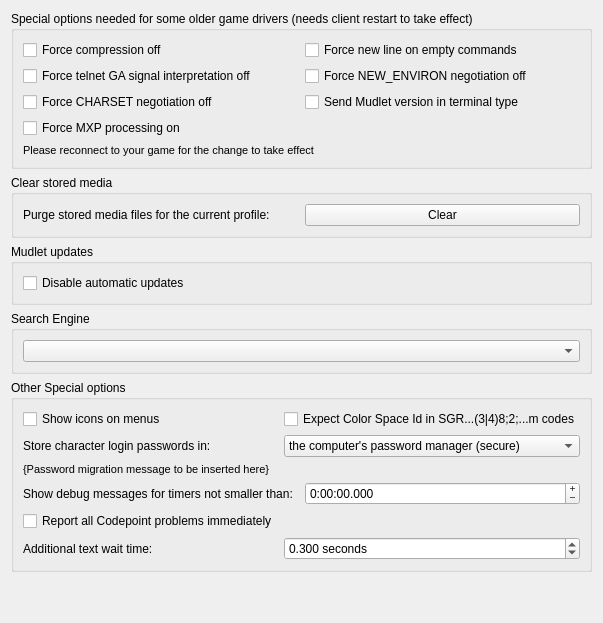
     <widget class="QWidget" name="tab_specialOptions">
      <attribute name="title">
       <string>Special Options</string>
      </attribute>
      <layout class="QVBoxLayout" name="vBoxLayout_tab_specialOptions">
       <item>
        <widget class="QGroupBox" name="groupBox_specialOptions">
         <property name="title">
          <string>Special options needed for some older game drivers (needs client restart to take effect)</string>
         </property>
         <layout class="QGridLayout" name="gridLayout_groupBox_specialOptions">
          <item row="0" column="0">
           <widget class="QCheckBox" name="mFORCE_MCCP_OFF">
            <property name="text">
             <string>Force compression off</string>
            </property>
           </widget>
          </item>
          <item row="0" column="1">
           <widget class="QCheckBox" name="checkBox_mUSE_FORCE_LF_AFTER_PROMPT">
            <property name="toolTip">
             <string>&lt;p&gt;This option adds a line line break &lt;LF&gt; or &quot;
&quot; to your command input on empty commands. This option will rarely be necessary.&lt;/p&gt;</string>
            </property>
            <property name="text">
             <string>Force new line on empty commands</string>
            </property>
           </widget>
          </item>
          <item row="1" column="0">
           <widget class="QCheckBox" name="mFORCE_GA_OFF">
            <property name="text">
             <string>Force telnet GA signal interpretation off</string>
            </property>
           </widget>
          </item>
          <item row="1" column="1">
           <widget class="QCheckBox" name="mForceNewEnvironNegotiationOff">
            <property name="text">
             <string>Force NEW_ENVIRON negotiation off</string>
            </property>
           </widget>
          </item>
          <item row="2" column="0">
           <widget class="QCheckBox" name="mFORCE_CHARSET_NEGOTIATION_OFF">
            <property name="text">
             <string>Force CHARSET negotiation off</string>
            </property>
           </widget>
          </item>
          <item row="2" column="1">
           <widget class="QCheckBox" name="checkBox_mVersionInTTYPE">
            <property name="toolTip">
             <string>&lt;p&gt;Some servers use KaVir’s protocol snippet, which expects the client to provide both its name and a decimal version number during Telnet TTYPE negotiation. However, including a version number is not in accordance with the relevant RFCs as the period character is not permitted therein; so since 2024 Mudlet has stopped sending it by default. As a result, servers that rely on this information may assume Mudlet is version 1.0 or earlier, and consequently restrict color support to 16 colors instead of enabling 256-color mode.&lt;/p&gt;</string>
            </property>
            <property name="text">
             <string>Send Mudlet version in terminal type</string>
            </property>
           </widget>
          </item>
          <item row="3" column="0">
           <widget class="QCheckBox" name="checkBox_mForceMXPProcessorOn">
            <property name="toolTip">
             <string>&lt;p&gt;Some servers do not negotiate Mud eXtension Protocol (MXP). When checked, this preference forces the MXP processor to be enabled. Note: To disable MXP entirely, leave this unchecked and also uncheck MXP in Choose protocols section of the General tab in Settings.&lt;/p&gt;</string>
            </property>
            <property name="text">
             <string>Force MXP processing on</string>
            </property>
           </widget>
          </item>
          <item row="4" column="0" colspan="2">
           <widget class="QLabel" name="need_reconnect_for_specialoption">
            <property name="enabled">
             <bool>true</bool>
            </property>
            <property name="font">
             <font>
              <pointsize>8</pointsize>
             </font>
            </property>
            <property name="mouseTracking">
             <bool>false</bool>
            </property>
            <property name="text">
             <string>Please reconnect to your game for the change to take effect</string>
            </property>
            <property name="textFormat">
             <enum>Qt::AutoText</enum>
            </property>
            <property name="wordWrap">
             <bool>true</bool>
            </property>
           </widget>
          </item>
         </layout>
        </widget>
       </item>
       <item>
        <widget class="QGroupBox" name="groupBox_purgeMediaCache">
         <property name="title">
          <string>Clear stored media</string>
         </property>
         <layout class="QHBoxLayout" name="hBoxLayout_groupBox_purgeMediaCache">
          <item>
           <widget class="QLabel" name="label_purgeMediaCache">
            <property name="toolTip">
             <string>&lt;p&gt;Media files used with Mudlet's Lua API, Mud Client Media Protocol (MCMP), and Mud Sound Protocol (MSP) are cached with the game profile. You can press this button to clear the media cache. For many games the media will get downloaded again upon demand.&lt;/p&gt;</string>
            </property>
            <property name="text">
             <string>Purge stored media files for the current profile:</string>
            </property>
            <property name="buddy">
             <cstring>buttonPurgeMediaCache</cstring>
            </property>
           </widget>
          </item>
          <item>
           <widget class="QPushButton" name="buttonPurgeMediaCache">
            <property name="toolTip">
             <string>&lt;p&gt;Media files used with Mudlet's Lua API, Mud Client Media Protocol (MCMP), and Mud Sound Protocol (MSP) are cached with the game profile. You can press this button to clear the media cache. For many games the media will get downloaded again upon demand.&lt;/p&gt;</string>
            </property>
            <property name="text">
             <string>Clear</string>
            </property>
           </widget>
          </item>
         </layout>
        </widget>
       </item>
       <item>
        <widget class="QGroupBox" name="groupBox_updates">
         <property name="title">
          <string>Mudlet updates</string>
         </property>
         <layout class="QVBoxLayout" name="vBoxLayout_groupBox_updates">
          <item>
           <widget class="QCheckBox" name="checkbox_noAutomaticUpdates">
            <property name="text">
             <string>Disable automatic updates</string>
            </property>
           </widget>
          </item>
         </layout>
        </widget>
       </item>
       <item>
        <widget class="QGroupBox" name="groupbox_searchEngineSelection">
         <property name="title">
          <string>Search Engine</string>
         </property>
         <layout class="QVBoxLayout" name="verticalLayout_searchEngineSelection">
          <item>
           <widget class="QComboBox" name="search_engine_combobox"/>
          </item>
         </layout>
        </widget>
       </item>
       <item>
        <widget class="QGroupBox" name="groupBox_debug">
         <property name="title">
          <string>Other Special options</string>
         </property>
         <layout class="QGridLayout" name="gridLayout_groupBox_debug">
          <item row="0" column="0">
           <widget class="QCheckBox" name="checkBox_showIconsOnMenus">
            <property name="text">
             <string>Show icons on menus</string>
            </property>
            <property name="checkable">
             <bool>true</bool>
            </property>
            <property name="checked">
             <bool>false</bool>
            </property>
            <property name="tristate">
             <bool>true</bool>
            </property>
           </widget>
          </item>
          <item row="0" column="1">
           <widget class="QCheckBox" name="checkBox_expectCSpaceIdInColonLessMColorCode">
            <property name="toolTip">
             <string>&lt;p&gt;Some MUDs use a flawed interpretation of the ANSI Set Graphics Rendition (&lt;b&gt;SGR&lt;/b&gt;) code sequences for 16M color mode which only uses semi-colons and not colons to separate parameter elements i.e. instead of using a code in the form: &lt;br&gt;&lt;tt&gt;\e[&lt;/tt&gt;...&lt;tt&gt;38:2:&lt;/tt&gt;&amp;lt;Color Space Id&amp;gt;&lt;tt&gt;:&lt;/tt&gt;&amp;lt;Red&amp;gt;&lt;tt&gt;:&lt;/tt&gt;&amp;lt;Green&amp;gt;&lt;tt&gt;:&lt;/tt&gt;&amp;lt;Blue&amp;gt;&lt;tt&gt;:&lt;/tt&gt;&amp;lt;Unused&amp;gt;&lt;tt&gt;:&lt;/tt&gt;&amp;lt;Tolerance&amp;gt;&lt;tt&gt;:&lt;/tt&gt;&amp;lt;Tolerance Color Space (0=CIELUV; 1=CIELAB)&amp;gt;&lt;tt&gt;;&lt;/tt&gt;...&lt;tt&gt;m&lt;/tt&gt;&lt;br&gt;where the &lt;i&gt;Color Space Id&lt;/i&gt; is expected to be an empty string to specify the usual (default) case and all of the &lt;i&gt;Parameter Elements&lt;/i&gt; (the &quot;2&quot; and the values in the &lt;tt&gt;&amp;lt;...&amp;gt;&lt;/tt&gt;s) may, technically, be omitted; they use: &lt;br&gt;&lt;tt&gt;\e[&lt;/tt&gt;...&lt;tt&gt;38;2;&lt;/tt&gt;&amp;lt;Red&amp;gt;&lt;tt&gt;;&lt;/tt&gt;&amp;lt;Green&amp;gt;&lt;tt&gt;;&lt;/tt&gt;&amp;lt;Blue&amp;gt;&lt;tt&gt;;&lt;/tt&gt;...&lt;tt&gt;m&lt;/tt&gt;&lt;br&gt;or: &lt;br&gt;&lt;tt&gt;\e[&lt;/tt&gt;...&lt;tt&gt;38;2;&lt;/tt&gt;&amp;lt;Color Space Id&amp;gt;&lt;tt&gt;;&lt;/tt&gt;&amp;lt;Red&amp;gt;&lt;tt&gt;;&lt;/tt&gt;&amp;lt;Green&amp;gt;&lt;tt&gt;;&lt;/tt&gt;&amp;lt;Blue&amp;gt;&lt;tt&gt;;&lt;/tt&gt;...&lt;tt&gt;m&lt;/tt&gt; .&lt;/p&gt;&lt;p&gt;It is not possible to reliably detect the difference between these two so checking this option causes Mudlet to expect the last one with the additional (but empty!) parameter.&lt;/p&gt;</string>
            </property>
            <property name="text">
             <string>Expect Color Space Id in SGR...(3|4)8;2;...m codes</string>
            </property>
           </widget>
          </item>
          <item row="1" column="0">
           <widget class="QLabel" name="label_store_passwords_in">
            <property name="text">
             <string>Store character login passwords in:</string>
            </property>
            <property name="buddy">
             <cstring>comboBox_store_passwords_in</cstring>
            </property>
           </widget>
          </item>
          <item row="1" column="1">
           <widget class="QComboBox" name="comboBox_store_passwords_in">
            <item>
             <property name="text">
              <string>the computer's password manager (secure)</string>
             </property>
            </item>
            <item>
             <property name="text">
              <string>plaintext with the profile (portable)</string>
             </property>
            </item>
           </widget>
          </item>
          <item row="2" column="0" colspan="2">
           <widget class="QLabel" name="label_password_migration_notification">
            <property name="font">
             <font>
              <pointsize>8</pointsize>
             </font>
            </property>
            <property name="text">
             <string notr="true" extracomment="This text does not need to be translated as it is overwritten when used by the associated C++ class dlgProfilePreferences">{Password migration message to be inserted here}</string>
            </property>
           </widget>
          </item>
          <item row="3" column="0" colspan="2">
           <widget class="QWidget" name="widget_timerDebugOutputMinimumInterval" native="true">
            <layout class="QHBoxLayout" name="horizontalLayout_timerDebugOutputMinimumInterval" stretch="0,1">
             <property name="leftMargin">
              <number>0</number>
             </property>
             <property name="topMargin">
              <number>0</number>
             </property>
             <property name="rightMargin">
              <number>0</number>
             </property>
             <property name="bottomMargin">
              <number>0</number>
             </property>
             <item>
              <widget class="QLabel" name="label_timerDebugOutputMinimumInterval">
               <property name="sizePolicy">
                <sizepolicy hsizetype="Preferred" vsizetype="Preferred">
                 <horstretch>1</horstretch>
                 <verstretch>0</verstretch>
                </sizepolicy>
               </property>
               <property name="toolTip">
                <string comment="The term in '...' refer to a Mudlet specific thing and ought to match the corresponding translation elsewhere.">&lt;p&gt;Show 'LUA OK' messages for Timers with the specified minimum interval (h:mm:ss.zzz), the minimum value (the default) shows all such messages but can render the &lt;i&gt;Central Debug Console&lt;/i&gt; useless if there is a very small interval timer running.&lt;/p&gt;</string>
               </property>
               <property name="text">
                <string>Show debug messages for timers not smaller than:</string>
               </property>
               <property name="buddy">
                <cstring>timeEdit_timerDebugOutputMinimumInterval</cstring>
               </property>
              </widget>
             </item>
             <item>
              <widget class="QTimeEdit" name="timeEdit_timerDebugOutputMinimumInterval">
               <property name="sizePolicy">
                <sizepolicy hsizetype="MinimumExpanding" vsizetype="Fixed">
                 <horstretch>0</horstretch>
                 <verstretch>0</verstretch>
                </sizepolicy>
               </property>
               <property name="wrapping">
                <bool>true</bool>
               </property>
               <property name="alignment">
                <set>Qt::AlignLeading|Qt::AlignLeft|Qt::AlignVCenter</set>
               </property>
               <property name="buttonSymbols">
                <enum>QAbstractSpinBox::PlusMinus</enum>
               </property>
               <property name="accelerated">
                <bool>true</bool>
               </property>
               <property name="showGroupSeparator" stdset="0">
                <bool>true</bool>
               </property>
               <property name="currentSection">
                <enum>QDateTimeEdit::HourSection</enum>
               </property>
               <property name="displayFormat">
                <string comment="Used to set a time interval only">h:mm:ss.zzz</string>
               </property>
              </widget>
             </item>
            </layout>
           </widget>
          </item>
          <item row="4" column="0">
           <widget class="QCheckBox" name="checkBox_debugShowAllCodepointProblems">
            <property name="toolTip">
             <string>&lt;p&gt;If checked this will cause all problem Unicode codepoints to be reported in the debug output as they occur; if cleared then each different one will only be reported once and summarized in as a table when the console in which they occurred is finally destroyed (when the profile is closed).&lt;/p&gt;</string>
            </property>
            <property name="text">
             <string>Report all Codepoint problems immediately</string>
            </property>
           </widget>
          </item>
          <item row="5" column="0">
           <widget class="QLabel" name="label_networkPacketTimeout">
            <property name="text">
             <string>Additional text wait time:</string>
            </property>
            <property name="buddy">
             <cstring>doubleSpinBox_networkPacketTimeout</cstring>
            </property>
           </widget>
          </item>
          <item row="5" column="1">
           <widget class="QDoubleSpinBox" name="doubleSpinBox_networkPacketTimeout">
            <property name="toolTip">
             <string>&lt;p&gt;&lt;i&gt;Go-Ahead&lt;/i&gt; (&lt;tt&gt;GA&lt;/tt&gt;) and &lt;i&gt;End-of-record&lt;/i&gt; (&lt;tt&gt;EOR&lt;/tt&gt;) signalling tells Mudlet when the game server is done sending text. On games that do not provide &lt;tt&gt;GA&lt;/tt&gt; or &lt;tt&gt;EOR&lt;/tt&gt;, this option controls how long Mudlet will wait for more text to arrive. Greater values will help reduce the risk that Mudlet will split a large piece of text (with unintended line-breaks in the middle) which can stop some triggers from working. Lesser values increases the risk of text getting broken up, but may make the game feel more responsive.&lt;/p&gt;&lt;p&gt;&lt;i&gt;The default value, which was what Mudlet used before this control was added, is 0.300 Seconds.&lt;/i&gt;&lt;/p&gt;</string>
            </property>
            <property name="suffix">
             <string extracomment="For most locales a space should be included so that the text is separated from the number!"> seconds</string>
            </property>
            <property name="decimals">
             <number>3</number>
            </property>
            <property name="minimum">
             <double>0.010000000000000</double>
            </property>
            <property name="maximum">
             <double>0.500000000000000</double>
            </property>
            <property name="singleStep">
             <double>0.010000000000000</double>
            </property>
            <property name="value">
             <double>0.300000000000000</double>
            </property>
           </widget>
          </item>
         </layout>
        </widget>
       </item>
       <item>
        <spacer name="verticalSpacer_specialOptions">
         <property name="orientation">
          <enum>Qt::Vertical</enum>
         </property>
         <property name="sizeHint" stdset="0">
          <size>
           <width>20</width>
           <height>40</height>
          </size>
         </property>
        </spacer>
       </item>
      </layout>
     </widget>
